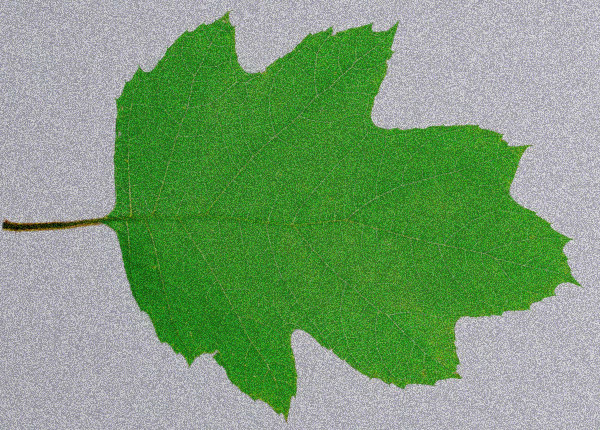
#> input picture images/folha_ruido.jpg, 600 x 430 px
$ python otsu.py
#> lines starting #> are read from the running program, lines starting #| are printed output that depends on the picture; after the words box and inside, x2 and y2 are one past the last pixel; in counts of white or black regions, pixels touching at a corner belong together
import os
import logging
from typing import Union

import cv2
import numpy as np
import matplotlib
matplotlib.use('TkAgg', force=True)
from matplotlib import pyplot as plt

logging.basicConfig(level=logging.INFO)
logger = logging.getLogger(__name__)


def apply_otsu(img: np.ndarray, convert_to_gray: bool = True) -> Union[np.ndarray, int]:
    """ Binarize the image using Otsu's method.

    Args:
        img (numpy.ndarray): The image to be binarized.

    Returns:
        numpy.ndarray: The binarized image.
    """
    if img is None:
        return None

    logger.info('Applying Otsu\'s method')
    if convert_to_gray:
        img = cv2.cvtColor(img, cv2.COLOR_RGB2GRAY)

    return cv2.threshold(img, 0, 255, cv2.THRESH_BINARY | cv2.THRESH_OTSU)


if __name__ == '__main__':
    image_path = os.path.abspath(os.path.join('images', 'folha_ruido.jpg'))
    results_dir = 'results'
    os.makedirs(results_dir, exist_ok=True)

    with open(image_path, 'rb') as f:
        image_content = f.read()
    img = cv2.imdecode(np.frombuffer(image_content, np.uint8), cv2.IMREAD_UNCHANGED)
#> img is the input picture: shape (430, 600, 3); mean B, G, R 117.1, 157.9, 122.4
    img = cv2.cvtColor(img, cv2.COLOR_BGR2RGB)
    gray = cv2.cvtColor(img, cv2.COLOR_RGB2GRAY)
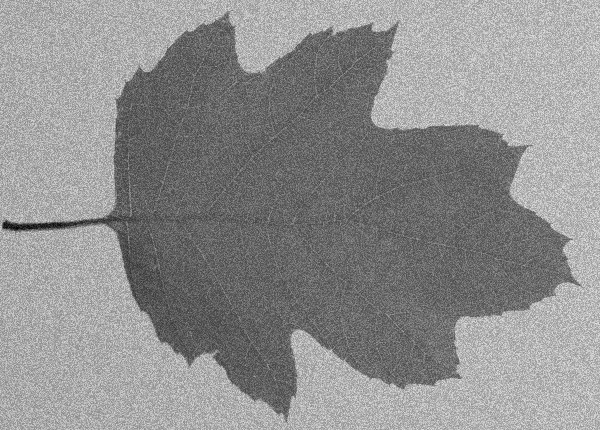
#> gray: shape (430, 600); min 4, max 236, mean 142.6

    cv2.imwrite(os.path.join(results_dir, 'original.png'), img)

    threshold, binarized_img = apply_otsu(img)
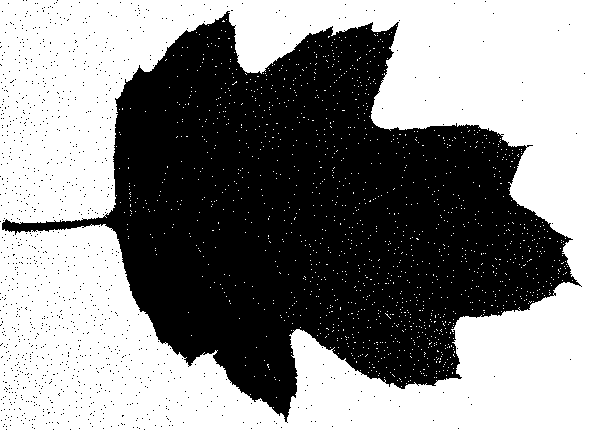
#> binarized_img: shape (430, 600); 54.4% white; 1106 black regions (1105 under 20 px), largest, box (x1, y1, x2, y2) and area: (2, 11, 582, 423) 116492
#> threshold = 139
    logger.info(f'Threshold: {threshold}')
    cv2.imwrite(os.path.join(results_dir, 'otsu.png'), binarized_img)

    histogram, bins = np.histogram(gray, 256, [0, 256])
#> histogram = 256 values, max 2568 at index 96, min 0 at index 0, mean 1007.8; bins = 257 values from 0 to 256
    plt.plot(histogram)
    plt.savefig(os.path.join(results_dir, 'histogram.png'))
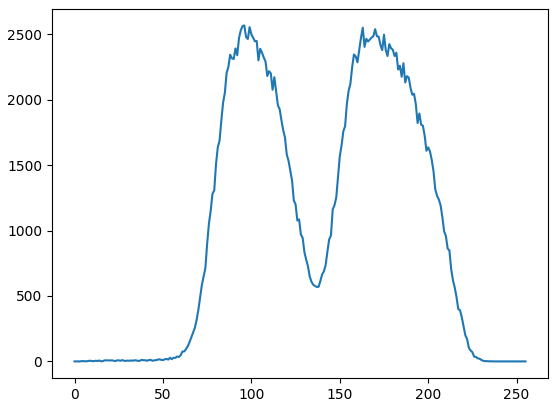
#> figure drawn by matplotlib, 1 panel; curve peaks at x = 96, y = 2568
    plt.clf()

    plt.hist(gray.ravel(), 256, [0, 256])
    plt.savefig(os.path.join(results_dir, 'histogram2.png'))
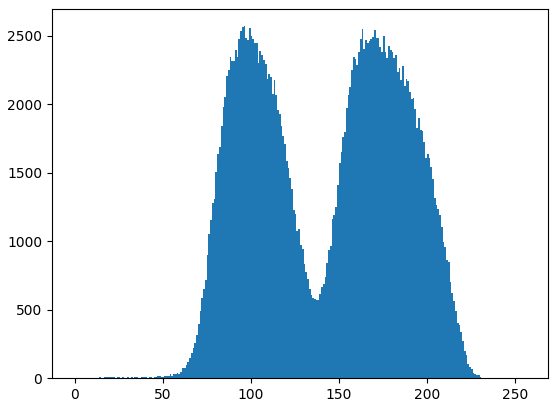
#> figure drawn by matplotlib, 1 panel; tallest bar 2568 high, from x = 96 to 97
    plt.clf()

    gausian = cv2.GaussianBlur(gray, (5, 5), 0)
    cv2.imwrite(os.path.join(results_dir, 'gausian.png'), gausian)

    threshold, binarized_img = apply_otsu(gausian, convert_to_gray=False)
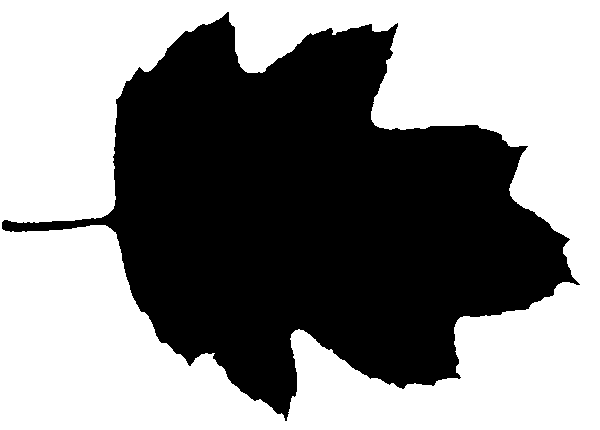
#> binarized_img: shape (430, 600); 54.3% white; 1 black region, box (x1, y1, x2, y2) and area: (2, 12, 580, 421) 117997
    logger.info(f'Threshold: {threshold}')
    cv2.imwrite(os.path.join(results_dir, 'otsu_gausian.png'), binarized_img)

$ run again, with images/chromakey.jpg copied over images/folha_ruido.jpg
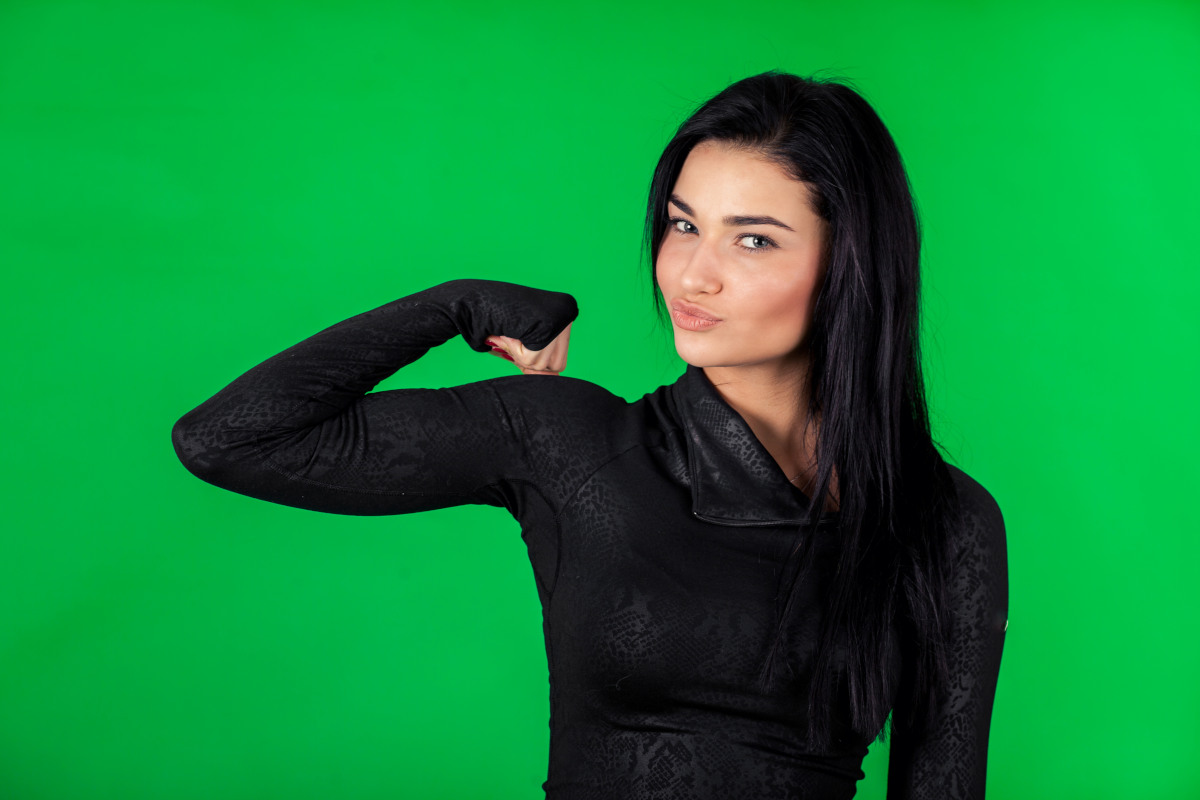
#> input picture images/chromakey.jpg, 1200 x 800 px
#> img is the input picture: shape (800, 1200, 3); mean B, G, R 56.4, 133.9, 13.8
#> `threshold, binarized_img = apply_otsu(img)`:
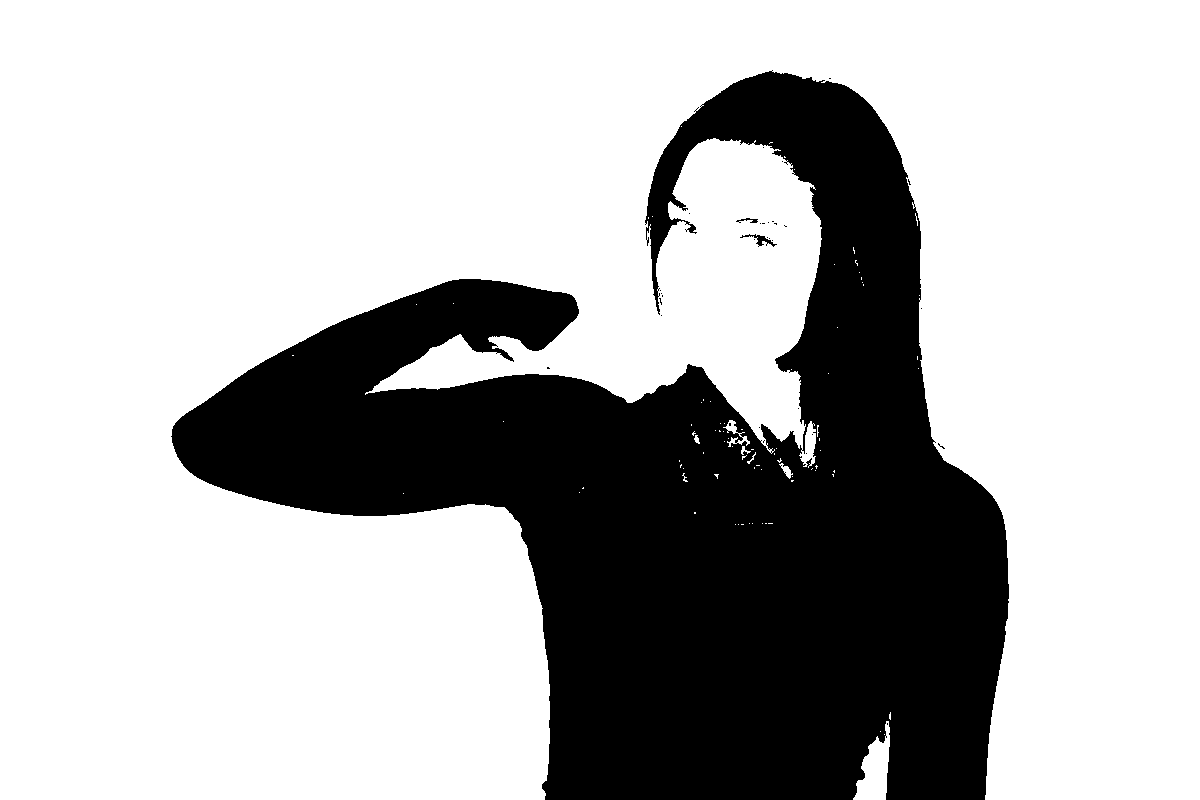
#> binarized_img: shape (800, 1200); 70.7% white; 33 black regions (30 under 20 px), largest, box (x1, y1, x2, y2) and area: (171, 70, 1009, 800) 280557, (740, 234, 777, 247) 137, (736, 218, 758, 223) 51
#> threshold = 68
#> histogram = 256 values, max 41635 at index 113, min 0 at index 235, mean 3750; bins = 257 values from 0 to 256
#> `threshold, binarized_img = apply_otsu(gausian, convert_to_gray=False)`:
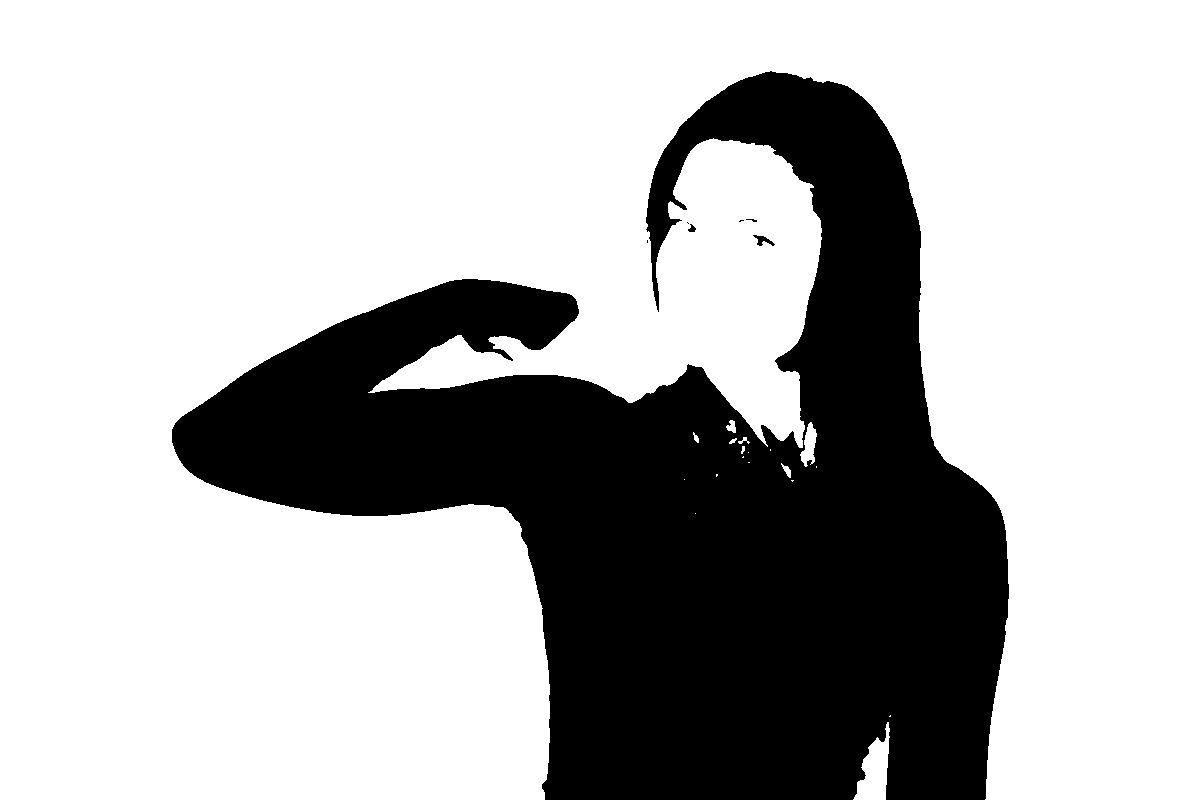
#> binarized_img: shape (800, 1200); 70.7% white; 7 black regions (4 under 20 px), largest, box (x1, y1, x2, y2) and area: (172, 71, 1009, 800) 280818, (753, 235, 775, 246) 105, (688, 224, 696, 232) 38
